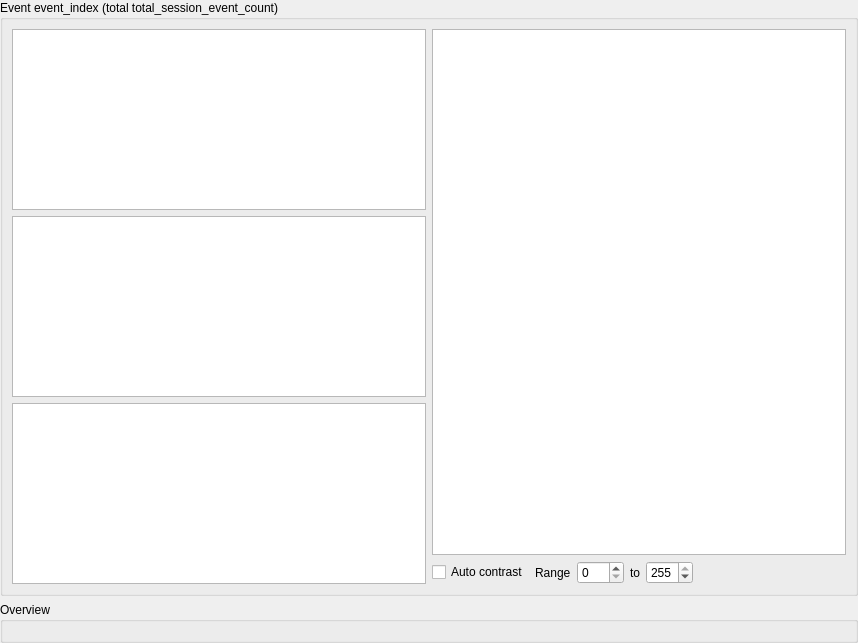
<?xml version="1.0" encoding="UTF-8"?>
<ui version="4.0">
 <class>Form</class>
 <widget class="QWidget" name="Form">
  <property name="geometry">
   <rect>
    <x>0</x>
    <y>0</y>
    <width>858</width>
    <height>643</height>
   </rect>
  </property>
  <property name="windowTitle">
   <string>Form</string>
  </property>
  <layout class="QVBoxLayout" name="verticalLayout_2">
   <property name="leftMargin">
    <number>0</number>
   </property>
   <property name="topMargin">
    <number>0</number>
   </property>
   <property name="rightMargin">
    <number>0</number>
   </property>
   <property name="bottomMargin">
    <number>0</number>
   </property>
   <item>
    <widget class="QGroupBox" name="groupBox_event">
     <property name="sizePolicy">
      <sizepolicy hsizetype="Preferred" vsizetype="Preferred">
       <horstretch>0</horstretch>
       <verstretch>0</verstretch>
      </sizepolicy>
     </property>
     <property name="title">
      <string>Event event_index (total total_session_event_count)</string>
     </property>
     <layout class="QHBoxLayout" name="horizontalLayout" stretch="1,1">
      <item>
       <layout class="QVBoxLayout" name="verticalLayout">
        <item>
         <widget class="SimpleImageView" name="image_channel"/>
        </item>
        <item>
         <widget class="SimpleImageView" name="image_channel_contour"/>
        </item>
        <item>
         <widget class="SimplePlotWidget" name="widget_trace">
          <property name="minimumSize">
           <size>
            <width>0</width>
            <height>100</height>
           </size>
          </property>
         </widget>
        </item>
       </layout>
      </item>
      <item>
       <layout class="QVBoxLayout" name="verticalLayout_3">
        <item>
         <widget class="SimpleImageView" name="image_cropped"/>
        </item>
        <item>
         <layout class="QHBoxLayout" name="horizontalLayout_3">
          <item>
           <widget class="QCheckBox" name="checkBox_auto_contrast">
            <property name="text">
             <string>Auto contrast</string>
            </property>
            <property name="checked">
             <bool>false</bool>
            </property>
           </widget>
          </item>
          <item>
           <widget class="QWidget" name="widget_contrast_controls" native="true">
            <layout class="QHBoxLayout" name="horizontalLayout_4">
             <property name="leftMargin">
              <number>0</number>
             </property>
             <property name="topMargin">
              <number>0</number>
             </property>
             <property name="rightMargin">
              <number>0</number>
             </property>
             <property name="bottomMargin">
              <number>0</number>
             </property>
             <item alignment="Qt::AlignRight">
              <widget class="QLabel" name="label">
               <property name="text">
                <string>Range</string>
               </property>
              </widget>
             </item>
             <item>
              <widget class="QSpinBox" name="spinBox_contrast_min">
               <property name="sizePolicy">
                <sizepolicy hsizetype="Preferred" vsizetype="Fixed">
                 <horstretch>0</horstretch>
                 <verstretch>0</verstretch>
                </sizepolicy>
               </property>
               <property name="maximum">
                <number>255</number>
               </property>
               <property name="value">
                <number>0</number>
               </property>
              </widget>
             </item>
             <item>
              <widget class="QLabel" name="label_2">
               <property name="sizePolicy">
                <sizepolicy hsizetype="Minimum" vsizetype="Preferred">
                 <horstretch>0</horstretch>
                 <verstretch>0</verstretch>
                </sizepolicy>
               </property>
               <property name="minimumSize">
                <size>
                 <width>0</width>
                 <height>0</height>
                </size>
               </property>
               <property name="text">
                <string>to</string>
               </property>
              </widget>
             </item>
             <item>
              <widget class="QSpinBox" name="spinBox_contrast_max">
               <property name="sizePolicy">
                <sizepolicy hsizetype="Preferred" vsizetype="Fixed">
                 <horstretch>0</horstretch>
                 <verstretch>0</verstretch>
                </sizepolicy>
               </property>
               <property name="maximum">
                <number>255</number>
               </property>
               <property name="value">
                <number>255</number>
               </property>
              </widget>
             </item>
             <item>
              <spacer name="horizontalSpacer">
               <property name="orientation">
                <enum>Qt::Horizontal</enum>
               </property>
               <property name="sizeHint" stdset="0">
                <size>
                 <width>0</width>
                 <height>20</height>
                </size>
               </property>
              </spacer>
             </item>
            </layout>
           </widget>
          </item>
         </layout>
        </item>
       </layout>
      </item>
     </layout>
    </widget>
   </item>
   <item>
    <widget class="QGroupBox" name="groupBox_2">
     <property name="sizePolicy">
      <sizepolicy hsizetype="Preferred" vsizetype="Expanding">
       <horstretch>0</horstretch>
       <verstretch>0</verstretch>
      </sizepolicy>
     </property>
     <property name="title">
      <string>Overview</string>
     </property>
     <layout class="QHBoxLayout" name="horizontalLayout_2">
      <item>
       <widget class="ScatterPlotWidget" name="scatter_1" native="true"/>
      </item>
      <item>
       <widget class="ScatterPlotWidget" name="scatter_2" native="true"/>
      </item>
      <item>
       <widget class="ScatterPlotWidget" name="scatter_3" native="true"/>
      </item>
      <item>
       <widget class="ScatterPlotWidget" name="scatter_4" native="true"/>
      </item>
     </layout>
    </widget>
   </item>
  </layout>
 </widget>
 <customwidgets>
  <customwidget>
   <class>SimplePlotWidget</class>
   <extends>QGraphicsView</extends>
   <header>dctag.gui.simple_plot_widget</header>
  </customwidget>
  <customwidget>
   <class>SimpleImageView</class>
   <extends>QGraphicsView</extends>
   <header>dctag.gui.widget_img</header>
  </customwidget>
  <customwidget>
   <class>ScatterPlotWidget</class>
   <extends>QWidget</extends>
   <header>dctag.gui.widget_scat</header>
   <container>1</container>
  </customwidget>
 </customwidgets>
 <resources/>
 <connections>
  <connection>
   <sender>checkBox_auto_contrast</sender>
   <signal>toggled(bool)</signal>
   <receiver>widget_contrast_controls</receiver>
   <slot>setDisabled(bool)</slot>
   <hints>
    <hint type="sourcelabel">
     <x>504</x>
     <y>391</y>
    </hint>
    <hint type="destinationlabel">
     <x>712</x>
     <y>392</y>
    </hint>
   </hints>
  </connection>
 </connections>
</ui>
